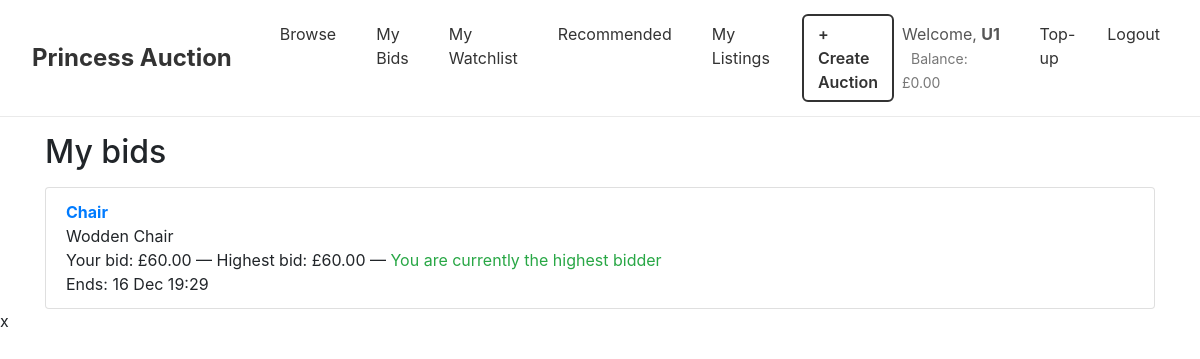
Page /mybids.php (signed in) on the committed database.
### tables this page shows
CREATE TABLE `user` (
  `user_id` int(11) NOT NULL,
  `username` varchar(50) NOT NULL,
  `email` varchar(255) NOT NULL,
  `password_hash` varchar(255) NOT NULL,
  `account_type` enum('buyer','seller','admin') DEFAULT 'buyer',
  `created_at` datetime DEFAULT current_timestamp(),
  `balance` decimal(10,2) NOT NULL DEFAULT 0.00
);

CREATE TABLE `item` (
  `item_id` int(11) NOT NULL,
  `seller_id` int(11) NOT NULL,
  `category_id` int(11) DEFAULT NULL,
  `title` varchar(255) NOT NULL,
  `description` text DEFAULT NULL,
  `condition` varchar(50) NOT NULL,
  `date_created` datetime DEFAULT current_timestamp()
);

### utilities.php (called while the page is built, shortened)
<?php
function hasRole($role) {
    return isset($_SESSION['roles']) && in_array($role, $_SESSION['roles']);
}

### mybids.php (the view, shortened to what this page needs)
<?php require("utilities.php"); ?>
<?php include_once("header.php"); ?>
<div class="container">
<h2 class="my-3">My bids</h2>
<?php
  $user_id = $_SESSION['user_id'];
  $conn = connectDB();
  $sql = "
      SELECT
          i.item_id,
          i.title,
          i.description,
          a.end_time,
          MAX(b.bid_amount) AS my_bid,
          (SELECT MAX(b2.bid_amount)
           FROM bid b2
           WHERE b2.auction_id = a.auction_id) AS highest_bid
      FROM bid b
      JOIN auction a ON b.auction_id = a.auction_id
      JOIN item i ON i.item_id = a.item_id
      WHERE b.bidder_id = ?
      GROUP BY a.auction_id
      ORDER BY a.end_time ASC
  ";
  $stmt = $conn->prepare($sql);
  $stmt->bind_param("i", $user_id);
  $stmt->execute();
  $result = $stmt->get_result();
  $now = new DateTime();
  if ($result->num_rows === 0) {
      echo "<div class='alert alert-info'>You have not placed any bids yet.</div>";
  } else {
      echo '<ul class="list-group">';
      while ($row = $result->fetch_assoc()) {
          $item_id     = $row['item_id'];
          $title       = htmlspecialchars($row['title']);
          $description = htmlspecialchars($row['description']);
          $end_time    = new DateTime($row['end_time']);
          $my_bid      = (float)$row['my_bid'];
          $highest_bid = (float)$row['highest_bid'];
          $isEnded = $now > $end_time;
          if ($isEnded) {
              if ($my_bid > 0 && $my_bid >= $highest_bid) {
                  $status = "<span class='badge badge-success'>Winner</span>";
              } else {
                  $status = "<span class='badge badge-secondary'>Lost</span>";
              }
          } else {
              if ($my_bid >= $highest_bid) {
                  $status = "<span class='text-success'>You are currently the highest bidder</span>";
              } else {
                  $status = "<span class='text-danger'>Outbid</span>";
              }
          }
          echo '
          <li class="list-group-item">
              <a href="listing.php?item_id=' . $item_id . '"><strong>' . $title . '</strong></a><br>
              ' . $description . '<br>
              Your bid: £' . number_format($my_bid, 2) . '
              — Highest bid: £' . number_format($highest_bid, 2) . '
              — ' . $status . '<br>
              Ends: ' . $end_time->format('j M H:i') . '
          </li>';
      }
      echo '</ul>';
  }
?>
</div>
<?php include_once("footer.php"); ?>

### header.php (shortened to what this page needs)
<?php
require_once("utilities.php");
if (!isset($connection)) {
    $connection = connectDB();
}
$current_url = $_SERVER['REQUEST_URI'] ?? 'index.php';
$user_balance = null;
if (isset($_SESSION['logged_in']) && $_SESSION['logged_in'] == true && isset($_SESSION['user_id'])) {
    $uid = (int)$_SESSION['user_id'];
    if ($stmt = $connection->prepare("SELECT balance FROM user WHERE user_id = ?")) {
        $stmt->bind_param("i", $uid);
        $stmt->execute();
        $stmt->bind_result($user_balance);
    }
}
?>
<!doctype html>
<html lang="en">
<head>
  <link rel="stylesheet" href="css/bootstrap.min.css">
  <link rel="stylesheet" href="https://cdnjs.cloudflare.com/ajax/libs/font-awesome/4.7.0/css/font-awesome.min.css">
  <link rel="stylesheet" href="https://cdnjs.cloudflare.com/ajax/libs/font-awesome/6.4.0/css/all.min.css">
  <link rel="stylesheet" href="css/custom.css">
</head>
<body>
<nav class="navbar navbar-expand-lg"
     style="background:#ffffff; border-bottom:1px solid #eaeaea; padding:14px 32px;">
  <a class="navbar-brand" href="index.php"
     style="font-size:24px; font-weight:700; color:#333; margin-right:40px;">
     Princess Auction
  </a>
  <div class="collapse navbar-collapse" id="mainNavbar">
    <ul class="navbar-nav" style="gap:24px; font-size:16px;">
      <li class="nav-item">
        <a class="nav-link" href="browse.php" style="color:#333;">Browse</a>
      </li>
      <?php if (hasRole('buyer')): ?>
        <li class="nav-item"><a class="nav-link" href="mybids.php" style="color:#333;">My Bids</a></li>
        <li class="nav-item"><a class="nav-link" href="mywatchlist.php" style="color:#333;">My Watchlist</a></li>
        <li class="nav-item"><a class="nav-link" href="recommendations.php" style="color:#333;">Recommended</a></li>
      <?php endif; ?>
      <?php if (hasRole('seller')): ?>
        <li class="nav-item"><a class="nav-link" href="mylistings.php" style="color:#333;">My Listings</a></li>
        <li class="nav-item">
            <a class="nav-link" href="create_auction.php"
               style="padding:6px 14px; border:2px solid #333; border-radius:6px; font-weight:600; color:#333;">
                + Create Auction
            </a>
        </li>
      <?php endif; ?>
    </ul>
  </div>
  <ul class="navbar-nav ml-auto" style="font-size:16px; gap:16px;">
    <?php if (isset($_SESSION['logged_in']) && $_SESSION['logged_in'] == true): ?>
        <li class="nav-item">
          <span class="nav-link" style="color:#555;">
            Welcome, <b><?php echo htmlspecialchars($_SESSION['username']); ?></b>
            <?php if ($user_balance !== null): ?>
              <span style="font-size:14px; color:#777;">
                Balance: £<?php echo number_format($user_balance, 2); ?>
              </span>
            <?php endif; ?>
          </span>
        </li>
        <li class="nav-item">
          <a class="nav-link"
             href="topup.php?return=<?php echo urlencode($current_url); ?>"
             style="color:#333;">
            Top-up
          </a>
        </li>
        <li class="nav-item">
          <a class="nav-link" href="logout.php" style="color:#333;">Logout</a>
        </li>
    <?php endif; ?>
  </ul>
</nav>

### rows in the picture
user: balance "0.00"
item: title "Chair", description "Wodden Chair", my_bid "60.00", highest_bid "60.00", format "16 Dec 19:29"

### other values in the picture
$_SESSION['username'] "U1"
